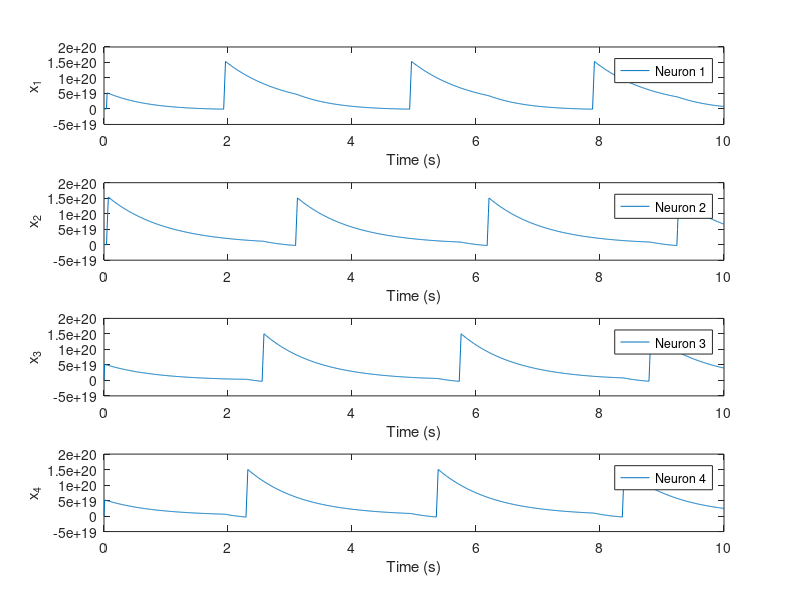
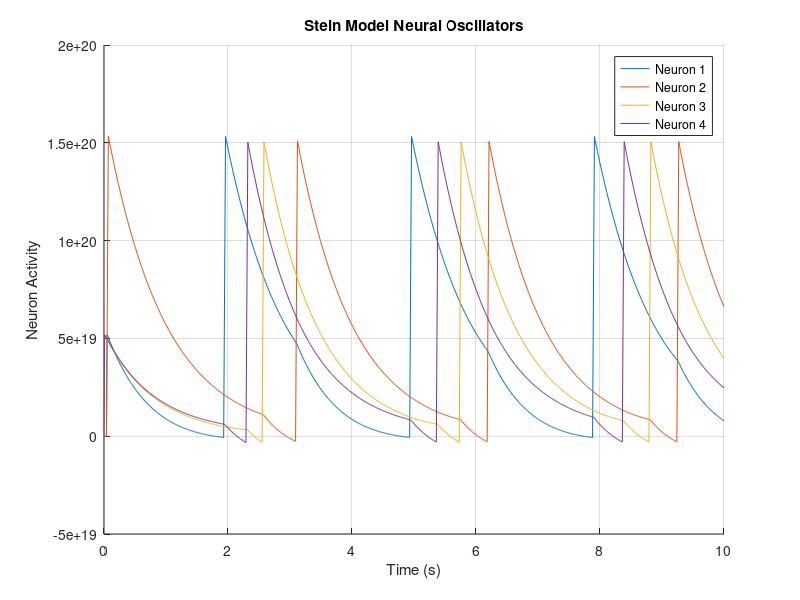

The MATLAB source for these figures, in order:
%% Stein Model for Quadrupedal Locomotion
close all; clear;

%% Parameters for the Stein model
p = 10.0;       % Controls the rate of adaptation
b = 2000.0;     % Adaptation parameter (corrected to be positive)
q = 30.0;       % Controls the rate of adaptation
coupling = -0.2; % Inhibitory coupling strength

%% WALK GAIT
% a = 10.0;
% f = 40.0;
% k1 = 0.0;
% k2 = 0.0;

%% TROT GAIT 
a = 12.0;
f = 40.0;
k1 = 0.1;
k2 = 57.0;

%% BOUND GAIT
% a = 16.0;
% f = 50.0;
% k1 = 0.1;
% k2 = 59.0;

%% Time parameters
T = 10;          % Total simulation time
dt = 0.01;       % Time step
time = 0:dt:T;  % Time vector


%% Initalization 
num_neurons = 4;
x = zeros(num_neurons, length(time)); % Membrane potential for neurons
y = zeros(num_neurons, length(time)); % Adaptation variable y
z = zeros(num_neurons, length(time)); % Adaptation variable z
% Initial conditions: 
x(:, 1) = [0.1; 0.15; 0.2; 0.25];
y(:, 1) = [0.1; 0.12; 0.14; 0.16];
z(:, 1) = [0.1; 0.13; 0.17; 0.19];
% Define inhibitory connections (Z4 symmetry - ring network)
inhibition_matrix = [
    0, coupling, 0, 0;
    0, 0, coupling, 0;
    0, 0, 0, coupling;
    coupling, 0, 0, 0];

%% Simulate the Stein model
for t = 2:length(time)
    for i = 1:num_neurons
        % Compute the driving signal fi with coupling
        fi = f * (1 + k1 * sin(k2 * time(t))) + sum(inhibition_matrix(i, :) .* x(:, t-1)');
        
        % Safe computation of the adaptation term
        adaptation = exp(max(-50, min(50, -b * (y(i, t-1) - z(i, t-1)))));  % Prevent overflow
        
        % Update equations
        dx = dt * (a - x(i, t-1) + fi + adaptation);
        dy = dt * (x(i, t-1) - p * y(i, t-1));
        dz = dt * (x(i, t-1) - q * z(i, t-1));
        
        % Store updated values
        x(i, t) = x(i, t-1) + dx;
        y(i, t) = y(i, t-1) + dy;
        z(i, t) = z(i, t-1) + dz;
    end
end

%% Plot individual neuron activities
figure()
for i = 1:num_neurons
    subplot(4,1,i)
    plot(time, x(i, :));
    xlabel('Time (s)');
    ylabel(['x_', num2str(i)]);
    legend(['Neuron ', num2str(i)]);
end

%% Plot all neuron activities together
figure()
hold on
for i = 1:num_neurons
    plot(time, x(i, :));
end
xlabel('Time (s)');
ylabel('Neuron Activity');
title('Stein Model Neural Oscillators');
legend('Neuron 1', 'Neuron 2', 'Neuron 3', 'Neuron 4');
grid on;
hold off;
